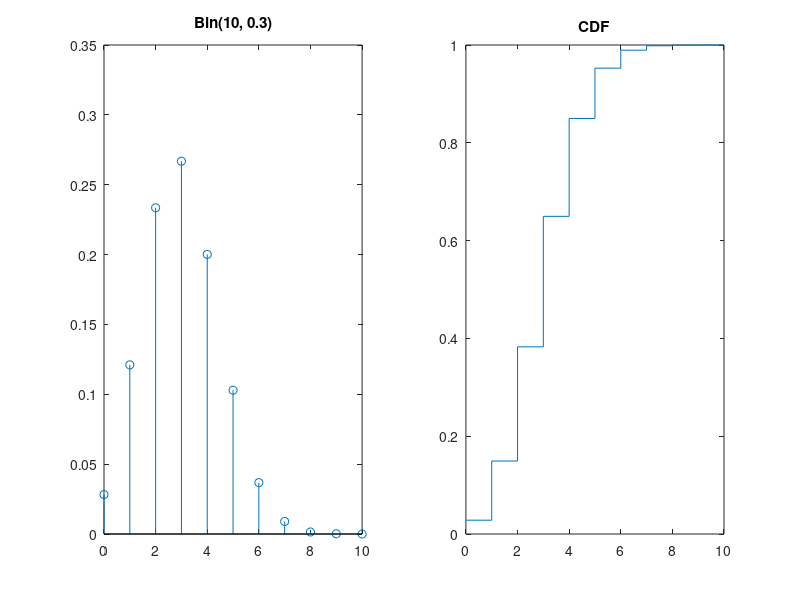

This chart was generated by the following MATLAB code:
% X ~ N(4, 5^2)
p_less6 = cdf('Normal', 6, 4, 5)
p_more6 = 1 - cdf('Normal', 6, 4, 5)
p_between = normcdf(10, 4, 5) - normcdf(0, 4, 5)

p_unif = 1 - cdf('Uniform', 0.3, 0, 1)

% service rate 0.4 cars/hour -> mean time 2.5 h
p_service = cdf('Exponential', 4, 1/0.4)

% 5000 accidents a year on average
p_accidents = cdf('Poisson', 5500, 5000) - cdf('Poisson', 2999, 5000)

% 2 plane crashes a year on average
p_2_or_3 = cdf('Poisson', 3, 2) - cdf('Poisson', 1, 2)
p_exactly3 = pdf('Poisson', 3, 2)

% 3 children, exactly 2 boys
p_two_boys = pdf('Binomial', 2, 3, 0.5)

% defect rate 0.02, at least 300 good items before the first defect
p_300 = 1 - cdf('Geometric', 299, 0.02)
p_atmost300 = cdf('Geometric', 300, 0.02)

x = 0:10;
figure;
subplot(1, 2, 1);
stem(x, binopdf(x, 10, 0.3));
title('Bin(10, 0.3)');
subplot(1, 2, 2);
stairs(x, binocdf(x, 10, 0.3));
title('CDF');

z = [norminv(0.025), norminv(0.975)]
t_crit = tinv(0.975, [5 10 30])
